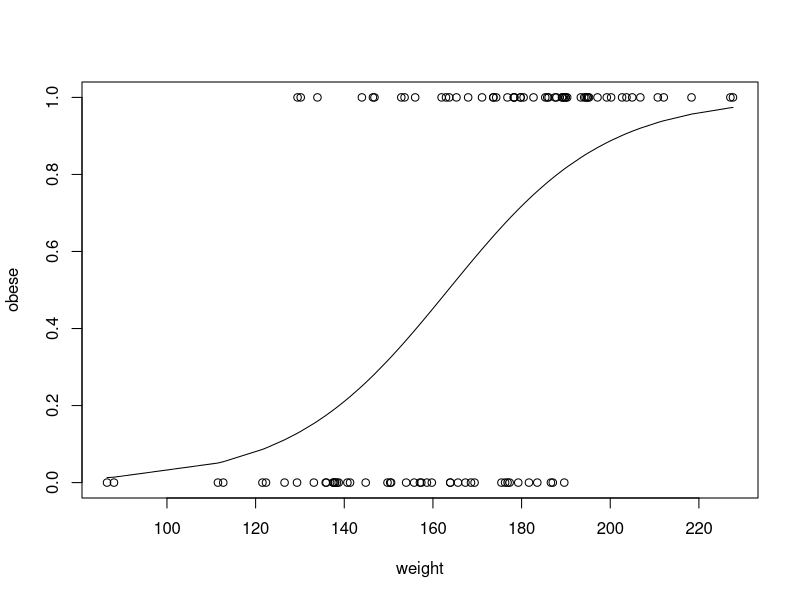
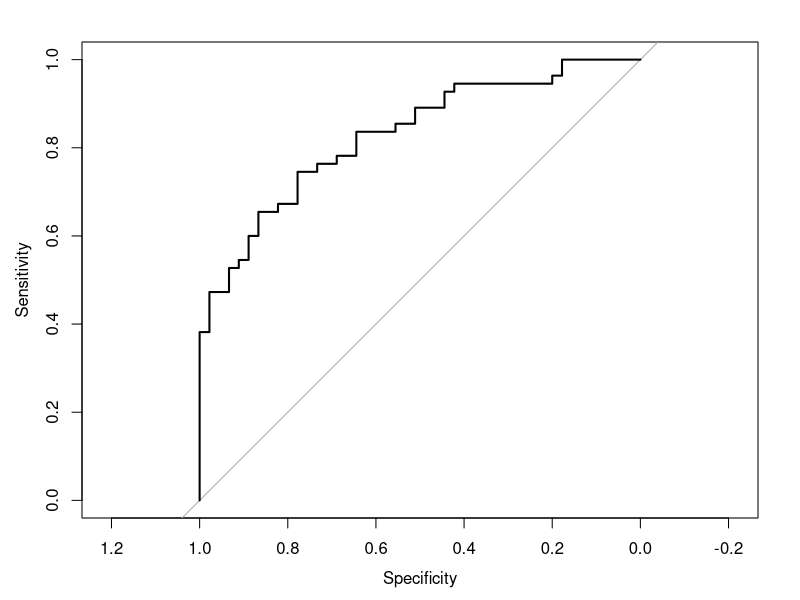
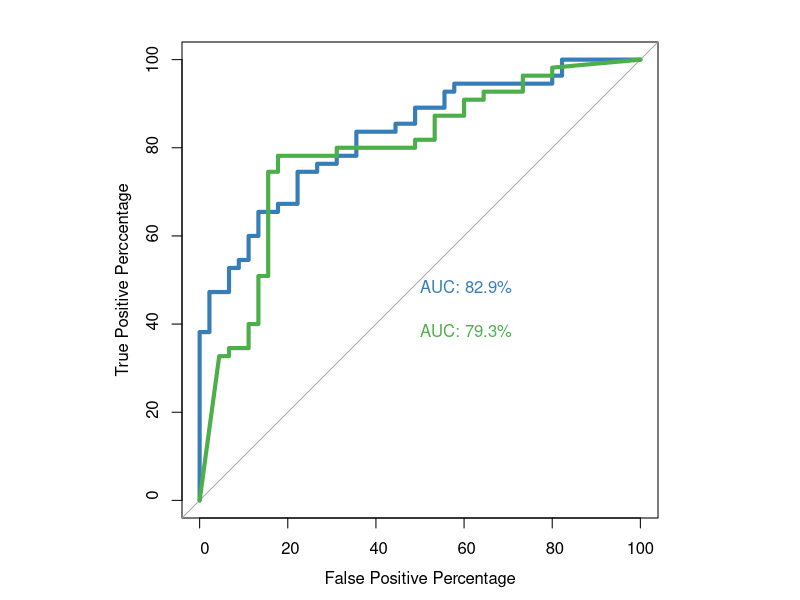

These figures' R source, in order:
library(pROC)
library(randomForest)
set.seed(420)

num.samples<-100
weight<- sort(rnorm(n=num.samples,mean = 172, sd=29))

obese<- ifelse(test = (runif(n=num.samples)< (rank(weight)/100)), yes = 1, no=0)
obese

plot(x= weight, y=obese)

glm.fit=glm(obese ~ weight, family = binomial)
lines(weight,glm.fit$fitted.values)

rf.model<- randomForest(factor(obese) ~ weight)

roc(obese, glm.fit$fitted.values, plot=TRUE)
par(pty="s")
roc(obese, glm.fit$fitted.values, plot=TRUE, legacy.axes = TRUE, percent = TRUE,
xlab = "False Positive Percentage",ylab = "True Positive Perccentage", col = "#377eb8", lwd=4, print.auc = TRUE)

plot.roc(obese, rf.model$votes[,1], percent = TRUE, col = "#4daf4a", lwd=4, print.auc =TRUE, add= TRUE, print.auc.y = 40)

roc.info<- roc(obese, glm.fit$fitted.values, legacy.axes = TRUE)

roc.df<- data.frame(tpp= roc.info$sensitivities*100,
                    fpp=(1-roc.info$specificities)*100,
                    thresholds= roc.info$thresholds)
tail(roc.df)

roc.df[roc.df$tpp>60 & roc.df$tpp<80,]
par(pty="m")



